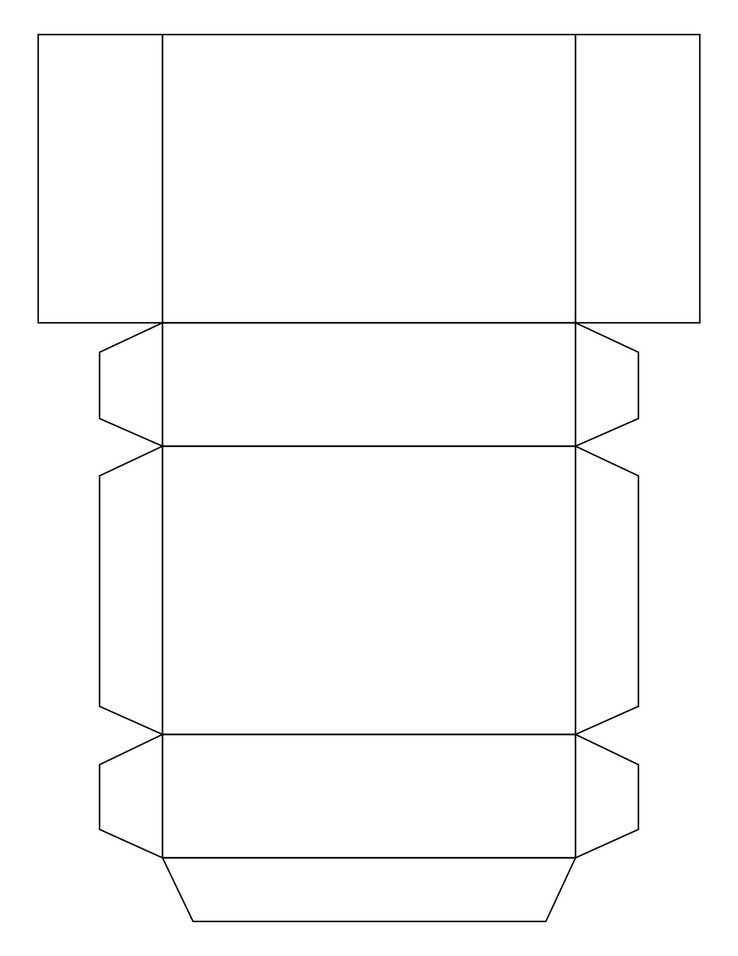
#> input picture dataset/img/img_3.jpg, 738 x 956 px, shrunk from 1482 x 1920 before the run
$ jupyter execute --allow-errors demo_sift.ipynb   (shell and % lines are left out)
#> lines starting #> are read from the running program, lines starting #| are printed output that depends on the picture
[cell 1]
import cv2
import matplotlib.pyplot as plt

# read images
img1 = cv2.imread('dataset/img/img_5.jpg')
img2 = cv2.imread('dataset/img/img_3.jpg')
#> img2 is the input picture: shape (956, 738, 3); min 0, max 255, mean 251

#> (the rest of this cell did not finish here and is left out)

[cell 2]
import cv2
import matplotlib.pyplot as plt

# read images
img1 = cv2.imread('dataset/img/img_3_rotate_2.jpg')
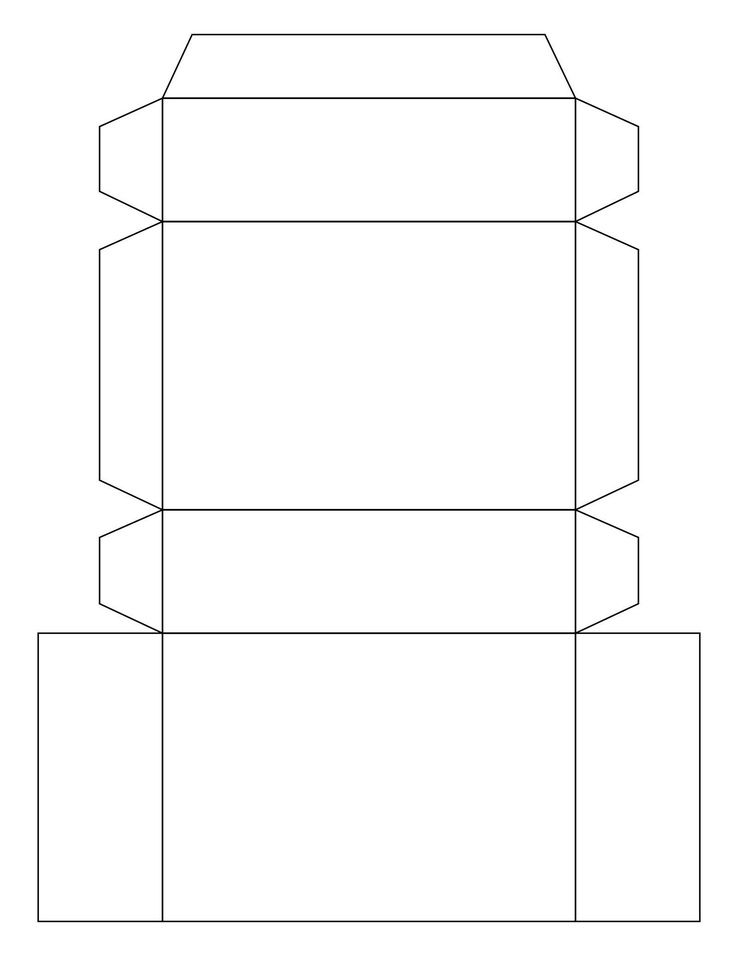
#> input picture dataset/img/img_3_rotate_2.jpg, 738 x 956 px, shrunk from 1482 x 1920 before the run
#> img1 is the input picture: shape (956, 738, 3); min 0, max 255, mean 251
img2 = cv2.imread('dataset/img/img_3.jpg')

img1 = cv2.cvtColor(img1, cv2.COLOR_BGR2GRAY)
#> img1: shape (956, 738)
img2 = cv2.cvtColor(img2, cv2.COLOR_BGR2GRAY)
#> img2: shape (956, 738)

#sift
sift = cv2.xfeatures2d.SIFT_create()

keypoints_1, descriptors_1 = sift.detectAndCompute(img1,None)
#> keypoints_1 = 23 keypoints; strongest (x, y, size): (575, 98, 2.5), (576, 510, 3.1), (162, 510, 3.2), (163, 98, 2.6)
keypoints_2, descriptors_2 = sift.detectAndCompute(img2,None)
#> keypoints_2 = 19 keypoints; strongest (x, y, size): (163, 858, 2.5), (162, 446, 3.1), (575, 857, 2.6), (576, 446, 3.2)
index_params = dict(algorithm=0, trees=5)
search_params = dict()
flann = cv2.FlannBasedMatcher(index_params, search_params)
matches = flann.knnMatch(descriptors_1, descriptors_2, k=2)
#> matches = 23 matches
result = cv2.drawMatchesKnn(img1,keypoints_1,img2,keypoints_2,matches,None)
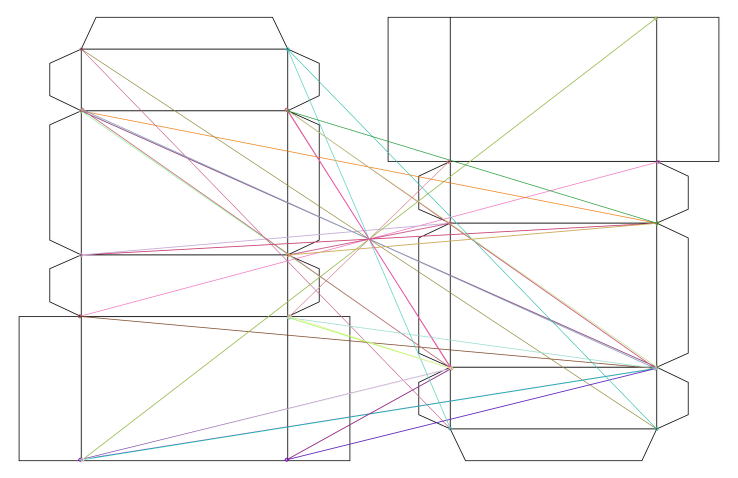
#> result: shape (956, 1476, 3) (shown at 1/2 size); mean of channels 0, 1, 2 247.9, 248, 248.6; drawn as B, G, R

[cell 3]
plt.imshow(result)

[cell 4]
matches[0][0]

[cell 5]
matches[0][1].distance
#> Out = 406.8

[cell 6]
matches[0]
#> Out = 2 matches
